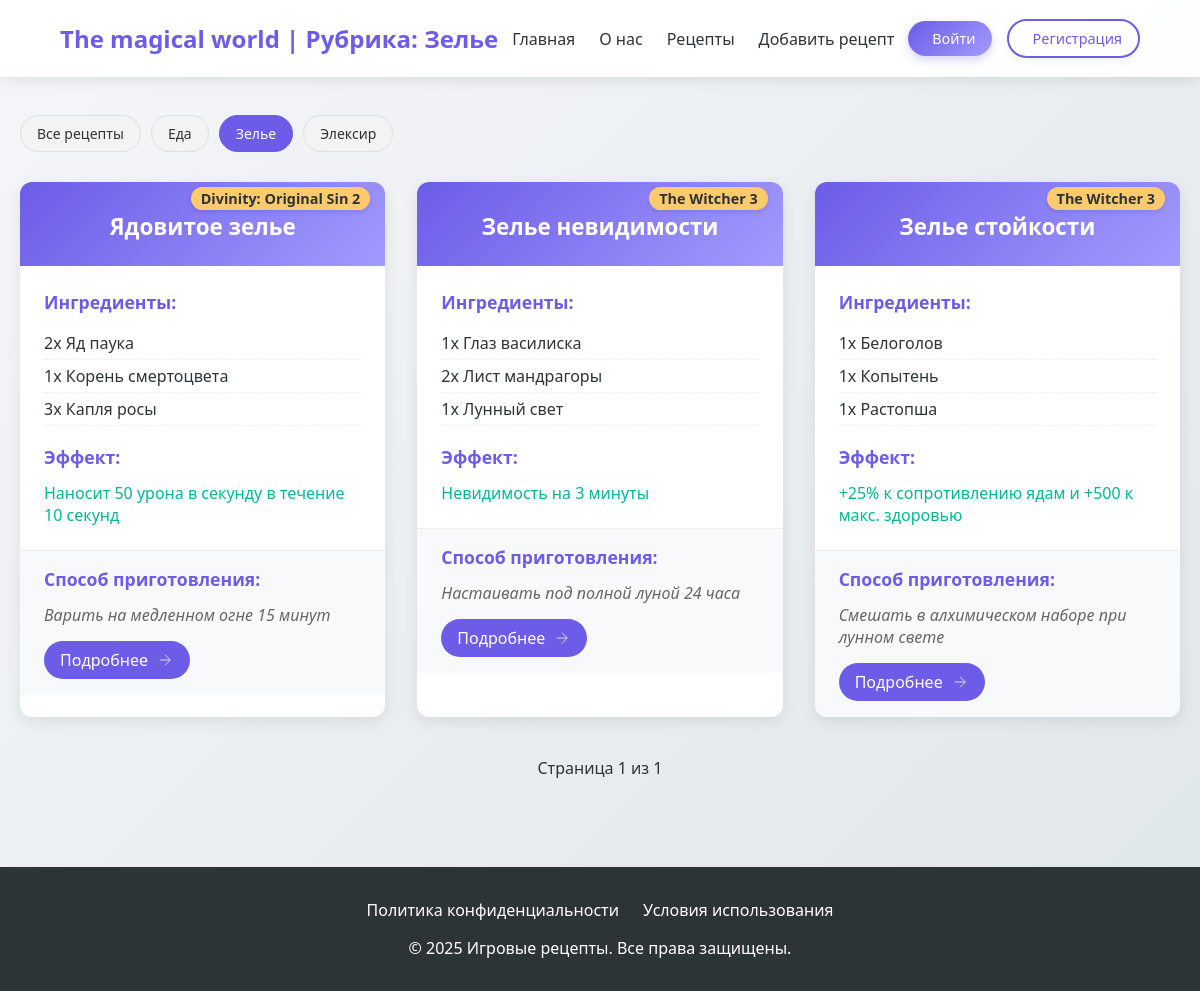
The app's page /category/Zelie/ with its own data.
### star/models.py (models this page shows, shortened)
class Category(models.Model):
    name = models.CharField(max_length=255, db_index=True, verbose_name = 'Категория')
    slug = models.SlugField(max_length=100, unique=True, db_index=True)
    class Meta:
        verbose_name = 'Категории'
        verbose_name_plural = 'Категории'
    def get_absolute_url(self):
         return reverse('category', kwargs = {'cat_slug' : self.slug})

class recipe(models.Model):
    title = models.CharField(max_length = 255, verbose_name = 'Название')
    slug = models.SlugField(max_length = 255, unique = True, db_index = True, verbose_name = 'slug')
    game = models.CharField(max_length = 255, verbose_name = 'Название игры')
    ingredients = models.JSONField(default =list, blank = True, verbose_name = 'Ингредиенты')
    effect = models.CharField(max_length = 255, verbose_name = 'Эффект')
    preparation = models.CharField(max_length = 255, verbose_name = 'Способ приготовления')
    time_create = models.DateTimeField(auto_now_add = True, verbose_name = 'Время создания')
    time_update = models.DateTimeField(auto_now = True, verbose_name = 'Время изменение')
    cat = models.ForeignKey('Category', on_delete = models.PROTECT, verbose_name = 'Категория')
    class Meta:
        verbose_name = 'Лучшие рецепты'
        verbose_name_plural = 'Лучшие рецепты'
        ordering = ['-time_create']
        indexes = [
            models.Index(fields = ['-time_create'])
        ]
    def get_absolute_url(self):
         return reverse('recipe', kwargs = {'recipe_slug' : self.slug})

### star/views.py (the view)
# urls.py: path('category/<slug:cat_slug>/', views.show_category, name='category'),
def show_category(request, cat_slug):
    category = get_object_or_404(Category, slug=cat_slug)
    recipes = recipe.objects.filter(cat=category)
    paginator = Paginator(recipes, 6)
    page_number = request.GET.get('page')
    page_obj = paginator.get_page(page_number)
    context = {
        'recipes': recipes,
        'categories': Category.objects.all(),
        'cat_selected': category.pk,
        'title': f'Рубрика: {category.name}',
        'page_obj': page_obj
    }
    return render(request, 'star/catalog.html', context)

### star/templates/star/catalog.html (shortened to what this page needs)
{% extends 'star/base.html' %}
{% load static %}
{% block content %}
<section class="recipes-section">
    <link type="text/css" href="{% static 'star/css/catalog.css' %}" rel="stylesheet">
    <div class="category-filter">
        <div class="category-buttons">
            <a href="{% url 'all_recipes' %}" class="category-btn {% if not cat_selected %}active{% endif %}">
                Все рецепты
            </a>
            {% for category in categories %}
            <a href="{{ category.get_absolute_url }}"
                class="category-btn {% if category.pk == cat_selected %}active{% endif %}">
                {{ category.name }}
            </a>
            {% endfor %}
        </div>
    </div>
    <div class="recipes-grid">
        {% for recipe in page_obj %}
        <div class="recipe-card">
            <div class="recipe-header">
                <h2>{{ recipe.title }}</h2>
                <span class="game-badge">{{ recipe.game }}</span>
            </div>
            <div class="recipe-content">
                <div class="ingredients">
                    <h3>Ингредиенты:</h3>
                    <ul>
                        {% for ingredient in recipe.ingredients|slice:":3" %}
                        <li>{{ ingredient }}</li>
                        {% endfor %}
                    </ul>
                </div>
                <div class="recipe-effects">
                    <h3>Эффект:</h3>
                    <p>{{ recipe.effect|truncatewords:10  }}</p>
                </div>
            </div>
            <div class="recipe-footer">
                <div class="preparation">
                    <h3>Способ приготовления:</h3>
                    <p>{{ recipe.preparation|truncatewords:10 }}</p>
                    <a href="{{ recipe.get_absolute_url }}" class="details-btn">
                        <span>Подробнее</span>
                        <svg width="18" height="18" viewBox="0 0 24 24" fill="none" stroke="currentColor">
                            <path d="M5 12h14M12 5l7 7-7 7"/>
                        </svg>
                    </a>
                </div>
            </div>
        </div>
        {% endfor %}
    </div>
    <div class="pagination">
        <div class="pagination-links">
            <span class="current-page">
                Страница {{ page_obj.number }} из {{ page_obj.paginator.num_pages }}
            </span>
        </div>
    </div>
</section>
{% endblock %}

### star/static/star/css/style.css (style rules this page uses)
:root { --primary: #6c5ce7; --secondary: #a29bfe; --dark: #2d3436; --light: #f5f6fa; --success: #00b894; --warning: #fdcb6e; --danger: #d63031; }
* { margin: 0; padding: 0; box-sizing: border-box; font-family: 'Segoe UI', Tahoma, Geneva, Verdana, sans-serif; }
body { background: linear-gradient(135deg, var(--light), #dfe6e9); min-height: 100vh; color: var(--dark); }
.recipes-grid { display: grid; grid-template-columns: repeat(auto-fill, minmax(350px, 1fr)); gap: 2rem; }
.recipe-card { background: white; border-radius: 12px; overflow: hidden; box-shadow: 0 5px 15px rgba(0, 0, 0, 0.08); transition: transform 0.3s ease, box-shadow 0.3s ease; }
.recipe-header { padding: 1.5rem; background: linear-gradient(135deg, var(--primary), var(--secondary)); color: white; position: relative; }
.game-badge { position: absolute; top: -10px; right: 15px; background: var(--warning); color: var(--dark); padding: 3px 10px; border-radius: 20px; font-size: 0.8rem; font-weight: 600; }
.recipe-header h2 { font-size: 1.4rem; margin-top: 5px; }
.recipe-content { padding: 1.5rem; }
.ingredients h3, .recipe-effects h3, .preparation h3 { font-size: 1.1rem; margin-bottom: 0.8rem; color: var(--primary); }
.ingredients ul { list-style-type: none; margin-bottom: 1.2rem; }
.ingredients li { padding: 5px 0; border-bottom: 1px dashed #eee; }
.recipe-effects p { color: var(--success); font-weight: 500; }
.recipe-footer { padding: 1rem 1.5rem; background: #f8f9fa; border-top: 1px solid #eee; }
.preparation p { font-style: italic; color: #666; }

### star/static/star/css/catalog.css (style rules this page uses)
.details-btn { display: inline-flex; align-items: center; gap: 8px; padding: 8px 16px; background: var(--primary); color: white; border-radius: 50px; text-decoration: none; font-weight: 500; transition: all 0.3s ease; margin-top: 15px; }
.game-badge { display: inline-block; background: var(--warning); color: var(--dark); padding: 2px 10px; border-radius: 13px; font-size: 0.9rem; font-weight: 600; margin-top: 15px; box-shadow: 0 2px 5px rgba(0,0,0,0.1); transition: all 0.3s ease; }
.recipe-header { padding: 1.5rem; text-align: center; }
.recipe-header h2 { margin-bottom: 0; padding-bottom: 0; }

### star/templates/star/catalog.html (style rules this page uses)
.pagination { margin-top: 40px; text-align: center; }
.pagination-links { display: inline-flex; gap: 10px; align-items: center; }
.current-page { padding: 0 15px; font-weight: 500; }
.category-filter { margin-bottom: 30px; }
.category-buttons { display: flex; flex-wrap: wrap; gap: 10px; margin-top: 15px; }
.category-btn { padding: 8px 16px; background: #f3f3f3; border-radius: 20px; color: #333; text-decoration: none; font-size: 14px; transition: all 0.3s ease; border: 1px solid #ddd; }
.category-btn.active { background: #6c5ce7; color: white; border-color: #6c5ce7; }

### records on screen
Category: name "Еда"
Category: name "Зелье"
Category: name "Элексир"
recipe: title "Ядовитое зелье", game "Divinity: Original Sin 2", ingredients "2x Яд паука" "1x Корень смертоцвета" "3x Капля росы", effect "Наносит 50 урона в секунду в течение 10 секунд", preparation "Варить на медленном огне 15 минут"
recipe: title "Зелье невидимости", game "The Witcher 3", ingredients "1x Глаз василиска" "2x Лист мандрагоры" "1x Лунный свет", effect "Невидимость на 3 минуты", preparation "Настаивать под полной луной 24 часа"
recipe: title "Зелье стойкости", game "The Witcher 3", ingredients "1x Белоголов" "1x Копытень" "1x Растопша", effect "+25% к сопротивлению ядам и +500 к макс. здоровью", preparation "Смешать в алхимическом наборе при лунном свете"

### other values on screen
{{ title }} "Рубрика: Зелье"
{{ page_obj.number }} "1"
{{ page_obj.paginator.num_pages }} "1"
